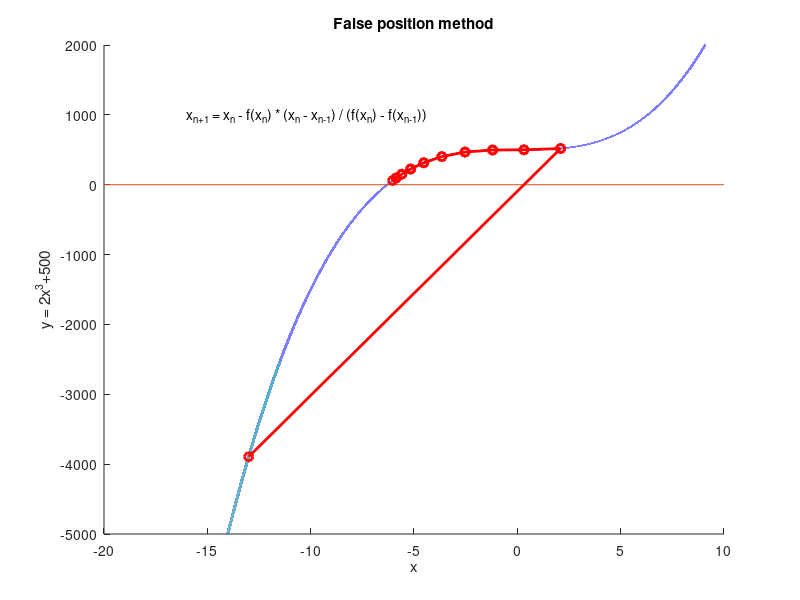
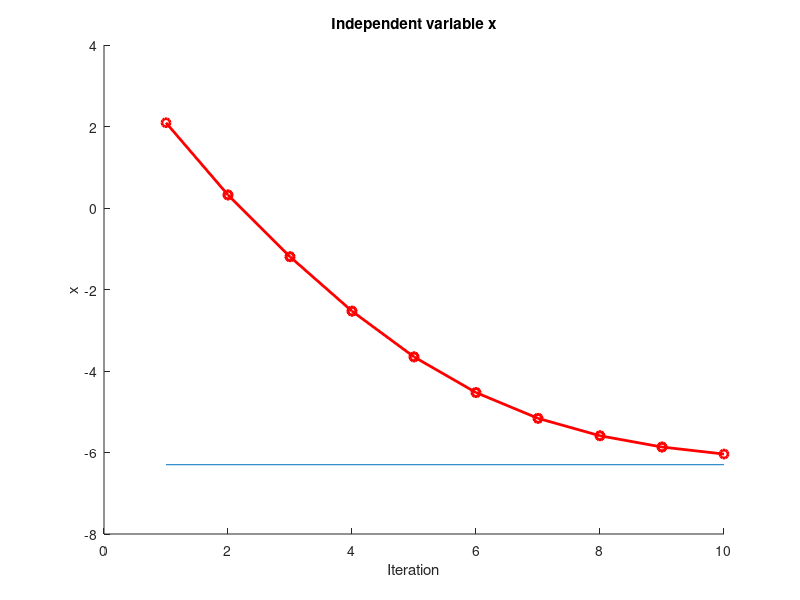
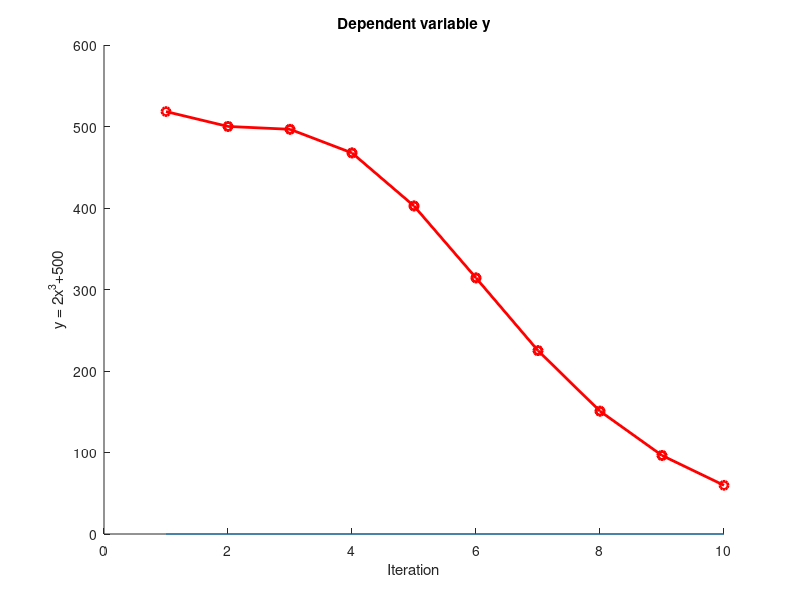

MATLAB code for these plots, in order:
clc; clear all;
hold on;
pause(3)
x=-50:0.0001:50;
y=2.*x.*x.*x+500;
plot(x,y,'lineWidth',2)
xlim([-20 10]);
ylim([-5e3 2e3]);
plot([-20 10],[0 0])
title('False position method');
text(-16,1000,'x_n_+_1 = x_n - f(x_n) * (x_n - x_n_-_1) / (f(x_n) - f(x_n_-_1))')
xlabel('x');ylabel('y = 2x^3+500');
estXp = 5;
estXold = -13;
yold = 2*estXold*estXold*estXold+500;

for i=1:10
    estXnew = estXold - (2*estXold*estXold*estXold+500)*(estXold-estXp)/(2*estXold*estXold*estXold+500-2*(estXp)*(estXp)*(estXp)-500);
    ynew = 2*estXnew*estXnew*estXnew+500;
    yValues(i) = ynew;
    xValues(i) = estXnew;
    hLine(i) = plot([estXold,estXnew],[yold,ynew],'-ro','lineWidth',2);
    if (ynew * yold <0)
    estXp = estXold;
    end
    estXold = estXnew;
    yold = ynew;
    pause(1);
end

figure;
hold on;
xlabel('Iteration');ylabel('x')
title('Independent variable x')
plot([1 10],[-6.2996 -6.2996])
% ylim([-6 4])
for i=1:9
plot(i:i+1,[xValues(i) xValues(i+1)],'r-o','lineWidth',2);
pause(1)
end

figure;
hold on;
xlabel('Iteration');ylabel('y = 2x^3+500')
title('Dependent variable y')
plot([1 10],[0 0])
% ylim([-6000 2000]);
for i=1:9
plot(i:i+1,[yValues(i) yValues(i+1)],'r-o','lineWidth',2);
pause(1)
end
